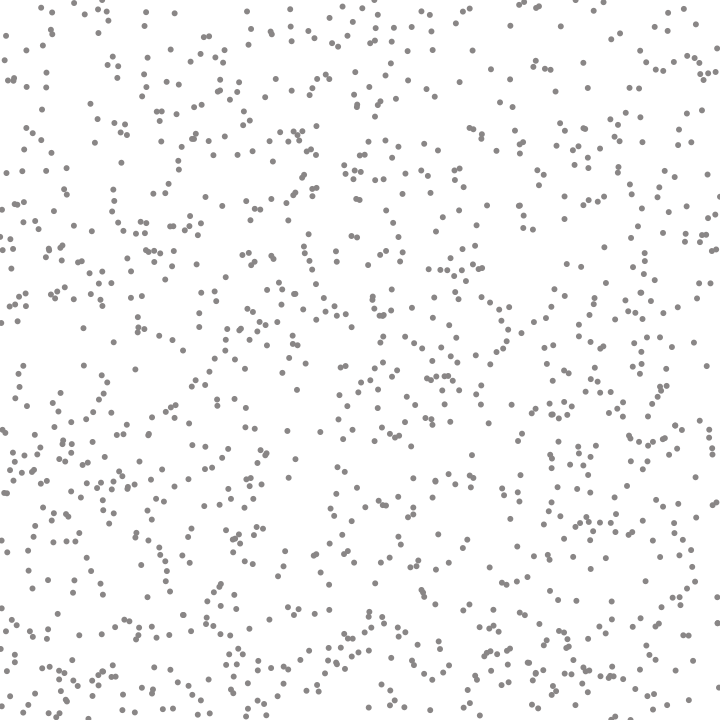
Frame 1 (no input)
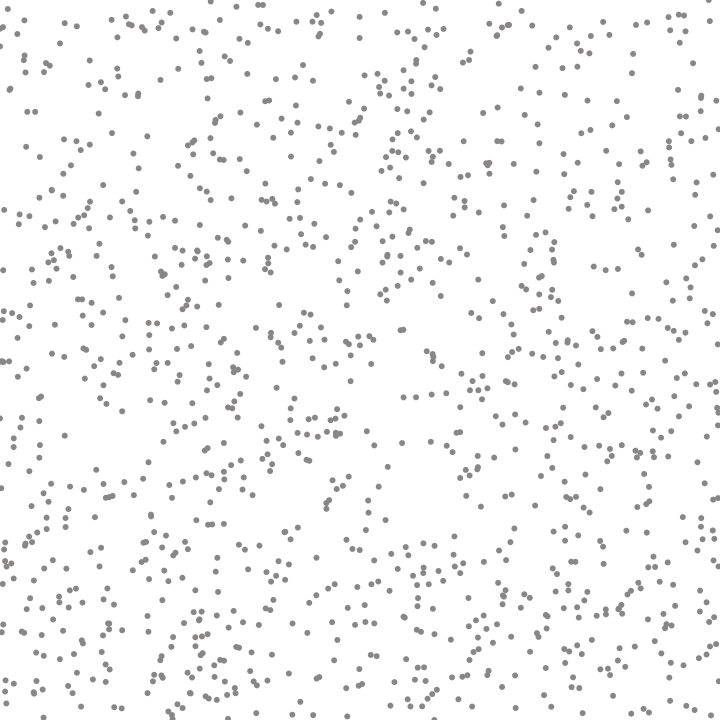
Frame 60 (the mouse pressed at the canvas centre just before this capture)
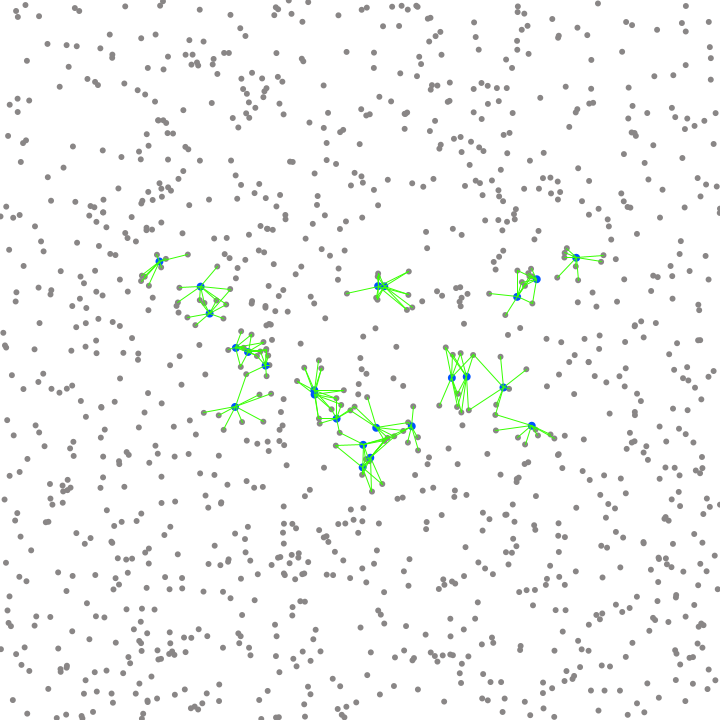
Frame 120 (the mouse held since frame 60 and released just before this capture)

The Processing sketch that drew these frames (run headless with seeded random() and noise(); from frame 60 on, the mouse is pressed at the canvas centre):

// Processing sketch: ThunderBullet
// ── ThunderBullet.pde

//==== constant ====
final int SCREEN_WIDTH=720;
final int SCREEN_HEIGHT=720;

final int PARTICLE_COLOR=#898686;
final int PARTICLE_VELOCITY_MAX=2;
final int PARTICLE_RADIUS=3;
final int PARTICLE_MAX_COUNT=1200;

final int BULLET_COLOR=#0052FF;
final int BULLET_LINK_COLOR=#38FF03;
final int BULLET_VELOCITY_MAX=4;
final int BULLET_RADIUS=4;
final int BULLET_MAX_COUNT=24;
final int BULLET_LINK_MAX=8;

//==== variable ====
ArrayList<Particle> particles=new ArrayList<Particle>();
ArrayList<Bullet> bullets=new ArrayList<Bullet>();
boolean enableAddBullet=true;

void initParticles(){
    for(int i=0;i<PARTICLE_MAX_COUNT;++i) particles.add(new Particle());
}

void addBullet(){
    if(bullets.size()<BULLET_MAX_COUNT){
        bullets.add(new Bullet(new Point(mouseX, mouseY)));
    }
}

void clearScreen(){
    noStroke();
    fill(255);
    rect(0, 0, SCREEN_WIDTH, SCREEN_HEIGHT);
}

void mousePressed(){
  enableAddBullet=true;
}

void setup(){
    size(720, 720);
    background(255);
    initParticles();
}

void draw(){
    clearScreen();
    if(keyPressed) bullets.clear();
    if(mousePressed && enableAddBullet) {
      addBullet();
      //enableAddBullet=false;
    }
    
    for(Particle p: particles) p.update();
    for(int i=0;i<PARTICLE_MAX_COUNT;++i){
        for(Bullet b: bullets) b.tryGetNearerParticles(particles.get(i).pos);
    }
    for(Bullet b: bullets) b.update();
}
// ── Bullet.pde
class Bullet{
    Point pos;
    Point velocity;
    ArrayList<Point> nears;

    Bullet(Point p){
        pos=new Point(p);
        float vx=random(BULLET_VELOCITY_MAX);
        float vy=PARTICLE_VELOCITY_MAX-vx;
        if(random(-1, 1)<0) vx=-vx;
        if(random(-1, 1)<0) vy=-vy;
        velocity=new Point(vx, vy);
        nears=new ArrayList<Point>();
        resetNears();
    }

    private void resetNears(){
        nears.clear();
        for(int i=0;i<BULLET_LINK_MAX;++i) nears.add(new Point(10000, 10000));
    }
    private void show(){
        noStroke();
        fill(BULLET_COLOR);
        ellipse(pos.x, pos.y, BULLET_RADIUS*2, BULLET_RADIUS*2);
        stroke(BULLET_LINK_COLOR);
        for(int i=0;i<BULLET_LINK_MAX;++i){
            Point p=nears.get(i);
            if(p.x>=0 && p.x<=SCREEN_WIDTH) {
              line(pos.x, pos.y, p.x, p.y);
            }
        }
        resetNears();
    }
    
    void tryGetNearerParticles(Point p){
        float distance=getDistance(pos, p);
        for(int i=0;i<BULLET_LINK_MAX;++i){
            if(getDistance(pos, nears.get(i))>distance){
                for(int j=BULLET_LINK_MAX-1;j>i;--j){
                    nears.set(j, nears.get(j-1));
                }
                nears.set(i, new Point(p));
                return;
            }
        }
        
    }
    
    void update(){
        pos.x+=velocity.x;
        pos.y+=velocity.y;
        if(pos.x<0) {
          pos.x=0;
          velocity.x=-velocity.x;
        }
        else if(pos.x>SCREEN_WIDTH) {
          pos.x=SCREEN_WIDTH;
          velocity.x=-velocity.x;
        }
        if(pos.y<0) {
          pos.y=0;
          velocity.y=-velocity.y;
        }
        else if(pos.y>SCREEN_HEIGHT){
          pos.y=SCREEN_HEIGHT;
          velocity.y=-velocity.y;
        }

        show();
    }
}
// ── Particle.pde
class Particle{
    Point pos;
    Point velocity;

    Particle(){
        pos=new Point(random(SCREEN_WIDTH), random(SCREEN_HEIGHT));
        float vx=random(PARTICLE_VELOCITY_MAX);
        float vy=PARTICLE_VELOCITY_MAX-vx;
        if(random(-1, 1)<0) vx=-vx;
        if(random(-1, 1)<0) vy=-vy;
        velocity=new Point(vx, vy);
    }

    private void show(){
        noStroke();
        fill(PARTICLE_COLOR);
        ellipse(pos.x, pos.y, PARTICLE_RADIUS*2, PARTICLE_RADIUS*2);
    }

    void update(){
        pos.x+=velocity.x;
        pos.y+=velocity.y;
        if(pos.x<0) {
          pos.x=0;
          velocity.x=-velocity.x;
        }
        else if(pos.x>SCREEN_WIDTH) {
          pos.x=SCREEN_WIDTH;
          velocity.x=-velocity.x;
        }
        if(pos.y<0) {
          pos.y=0;
          velocity.y=-velocity.y;
        }
        else if(pos.y>SCREEN_HEIGHT){
          pos.y=SCREEN_HEIGHT;
          velocity.y=-velocity.y;
        }

        show();
    }
}

// ── Point.pde
class Point{
    float x; 
    float y;
    Point(){
        x=0.0f;
        y=0.0f;
    }
    Point(float _x, float _y){
        x=_x;
        y=_y;
    }
    Point(Point p){
        x=p.x;
        y=p.y;
    }
}

//getDistance
float getDistance(Point p1, Point p2){
    float dx=p1.x-p2.x;
    float dy=p1.y-p2.y;
    return sqrt(dx*dx+dy*dy);
}
